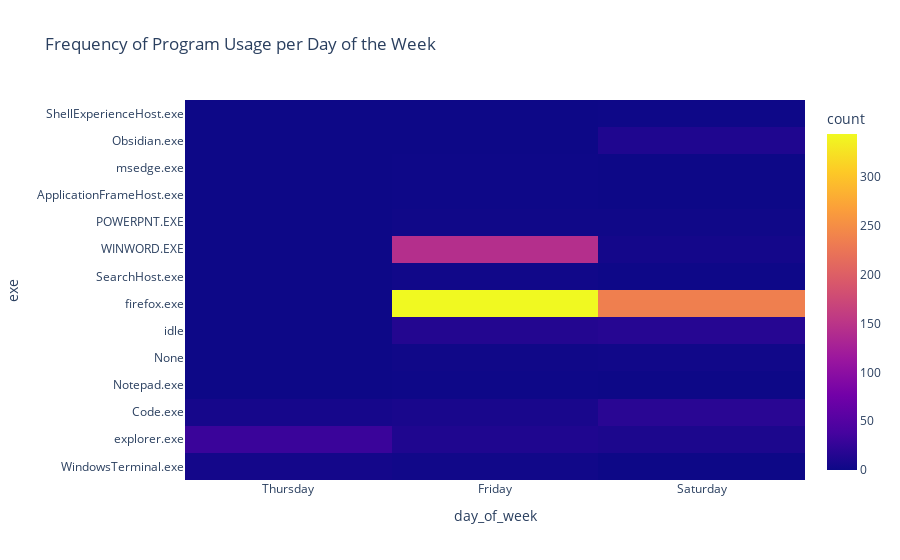

Write notebook code for a chart like this one.
### Code cell
# next, create a heatmap showing the frequency of program usage per day of the week
fig = px.density_heatmap(df, x="day_of_week", y="exe", title='Frequency of Program Usage per Day of the Week')
fig.show()

### Figure 1 — Plotly figure (JSON) as saved in the notebook; plotly's stock layout.template omitted (floating-point values rounded to 4 significant figures; data arrays with more than 128 entries replaced by an {"elided": "..."} marker saying what was removed)
{"data": [{"coloraxis": "coloraxis", "hovertemplate": "day_of_week=%{x}<br>exe=%{y}<br>count=%{z}<extra></extra>", "name": "", "type": "histogram2d", "x": {"elided": "881 str values"}, "xaxis": "x", "xbingroup": "x", "y": {"elided": "881 str values"}, "yaxis": "y", "ybingroup": "y"}], "layout": {"coloraxis": {"colorbar": {"title": {"text": "count"}}, "colorscale": [[0, "#0d0887"], [0.1111, "#46039f"], [0.2222, "#7201a8"], [0.3333, "#9c179e"], [0.4444, "#bd3786"], [0.5556, "#d8576b"], [0.6667, "#ed7953"], [0.7778, "#fb9f3a"], [0.8889, "#fdca26"], [1, "#f0f921"]]}, "legend": {"tracegroupgap": 0}, "title": {"text": "Frequency of Program Usage per Day of the Week"}, "xaxis": {"anchor": "y", "domain": [0, 1], "title": {"text": "day_of_week"}}, "yaxis": {"anchor": "x", "domain": [0, 1], "title": {"text": "exe"}}}}
